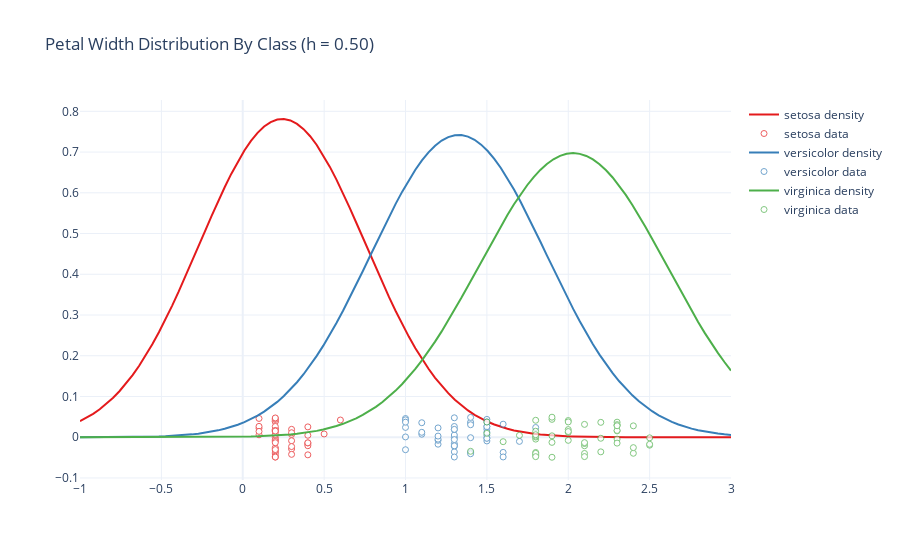

Write notebook code for a chart like this one.
### Code cell
f50 = Parzen.plot1D(raw_data, np.linspace(-1, 3, 100), 3, 0.50, species, color_map)
f50.update_layout(title = "Petal Width Distribution By Class (h = 0.50)")
f50.show()
